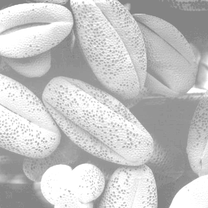
%> input picture SOMED/Lab3/1_1.tif, 208 x 208 px, shrunk from 500 x 500 before the run; the run also reads 1 picture not shown here
$ octave SOMED_Lab3.m   (GNU Octave 9; MATLAB toolbox functions it lacks are replaced by stand-ins)
%> lines starting %> are read from the running program, lines starting %| are printed output that depends on the picture
### SOMED/Lab3/gist.m
function [gistag] = gist(imag)
%GIST making histogram from image 2-dimention matrix

gistag = zeros(1, 256);
sizeImag = size(imag);
for a = 1:(sizeImag(1)*sizeImag(2))
    gistag(imag(a) + 1) = gistag(imag(a) + 1) + 1;
end
gistag = gistag ./ (sizeImag(1) * sizeImag(2));

end

### SOMED/Lab3/ekval.m
function [T, Ieq] = ekval(gistag, I)
%EKVAL making histogram and image equalization

scale = size(gistag);
T = zeros(scale);
for k = 1:scale(2)
    T(k) = round( (scale(2) - 1) * sum(gistag(1:k)) );
end

sizeI = size(I);
Ieq = zeros(sizeI);
for a = 1:(sizeI(1)*sizeI(2))
    Ieq(a) = T(I(a)+1);
end

end

### SOMED/Lab3/SOMED_Lab3.m
% преобразованние исходных изображений к типу double [0 255]
I1 = double(imread('1_1.tif'));
%> I1: size 208x208 double; min 123, max 255, mean 196.3; mean of the top-left, top-right, bottom-left and bottom-right quarters 202.1, 182.9, 205.5, 194.6
I2 = double(imread('1_2.tif'));
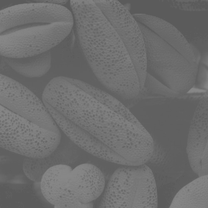
%> input picture SOMED/Lab3/1_2.tif, 208 x 208 px, shrunk from 500 x 500 before the run
%> I2: size 208x208 double; min 89, max 136, mean 109.1; mean of the top-left, top-right, bottom-left and bottom-right quarters 110.6, 105, 112.1, 108.6
I3 = double(imread('1_3.tif'));
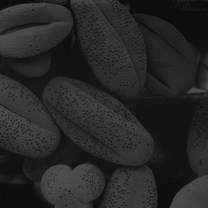
%> input picture SOMED/Lab3/1_3.tif, 208 x 208 px, shrunk from 500 x 500 before the run
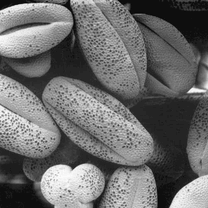
%> I3: size 208x208 double; min 9, max 79, mean 38.7; mean of the top-left, top-right, bottom-left and bottom-right quarters 41, 32.7, 43.3, 37.9; drawn with min black and max white
I4 = double(imread('1_4.tif'));
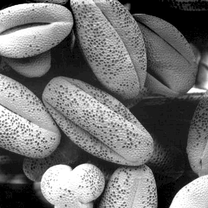
%> I4: size 208x208 double; min 0, max 255, mean 113.1; mean of the top-left, top-right, bottom-left and bottom-right quarters 123.3, 87.4, 132.3, 109.6

scale = 256;

gist1 = gist(I1);
%> after the loop in gist, `for a = 1:(sizeImag(1)*sizeImag(2))`: gistag = 256 values, max 3169 at index 256, min 0 at index 1, mean 169
%> in gist, `gistag = gistag ./ (sizeImag(1) * sizeImag(2));`: gistag = 256 values, max 0.0732 at index 256, min 0 at index 1, mean 0.00391
%> gist1 has the same summary as gistag in gist
gist2 = gist(I2);
%> gist2 = 256 values, max 0.074 at index 97, min 0 at index 1, mean 0.00391
gist3 = gist(I3);
%> gist3 = 256 values, max 0.0603 at index 20, min 0 at index 1, mean 0.00391
gist4 = gist(I4);
%> gist4 = 256 values, max 0.0491 at index 1, min 0.00129 at index 8, mean 0.00391

figure('Name','Before'); % вывод оригиналных изображений и их гистрограмм
subplot(4, 2, 1); imshow(I1, [0 (scale - 1)]);
subplot(4, 2, 2); plot(gist1, 'o');
subplot(4, 2, 3); imshow(I2, [0 (scale - 1)]);
subplot(4, 2, 4); plot(gist2, 'o');
subplot(4, 2, 5); imshow(I3, [0 (scale - 1)]);
subplot(4, 2, 6); plot(gist3, 'o');
subplot(4, 2, 7); imshow(I4, [0 (scale - 1)]);
subplot(4, 2, 8); plot(gist4, 'o');

% эквализация гистрограмм
[T1, Ieq1] = ekval(gist1, I1);
%> after the loop in ekval, `for k = 1:scale(2)`: T = 256 values from 0 to 255
%> after the loop in ekval, `for a = 1:(sizeI(1)*sizeI(2))`:
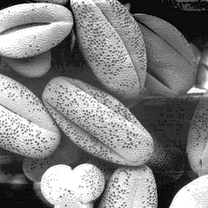
%> Ieq: size 208x208 double; min 0, max 255, mean 129.5
%> T1 = 256 values from 0 to 255
[T2, Ieq2] = ekval(gist2, I2);
%> T2 = 256 values from 0 to 255
[T3, Ieq3] = ekval(gist3, I3);
%> T3 = 256 values from 0 to 255
[T4, Ieq4] = ekval(gist4, I4);
%> T4 = 256 values from 13 to 255

figure('Name','After'); % вывод изображений после эквализации и их гистрограмм
subplot(4, 2, 1); imshow(Ieq1, [0 (scale - 1)]);
subplot(4, 2, 2); plot(gist(Ieq1), 'o');
subplot(4, 2, 3); imshow(Ieq2, [0 (scale - 1)]);
subplot(4, 2, 4); plot(gist(Ieq2), 'o');
subplot(4, 2, 5); imshow(Ieq3, [0 (scale - 1)]);
subplot(4, 2, 6); plot(gist(Ieq3), 'o');
subplot(4, 2, 7); imshow(Ieq4, [0 (scale - 1)]);
subplot(4, 2, 8); plot(gist(Ieq4), 'o');

%%

I2_1 =  wextend('2d', 'zpd', double(imread('2_1.tif')), 2); sizeI2_1 = size(I2_1);
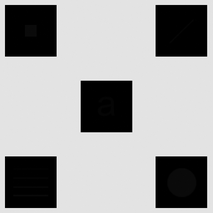
%> input picture SOMED/Lab3/2_1.tif, 213 x 213 px, shrunk from 512 x 512 before the run
%> after `I2_1 = wextend('2d', 'zpd', double(imread('2_1.tif')), 2)`:
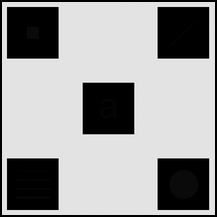
%> I2_1: size 217x217 double; min 0, max 246, mean 155
%> after `sizeI2_1 = size(I2_1)`: sizeI2_1 = [217 217]
figure('Name','Before');
imshow(I2_1, [0 (scale - 1)]);

% локальная эквализация окрестностью 3x3
Ieq2_1_1 = zeros(sizeI2_1);
%> (the run ends here)
